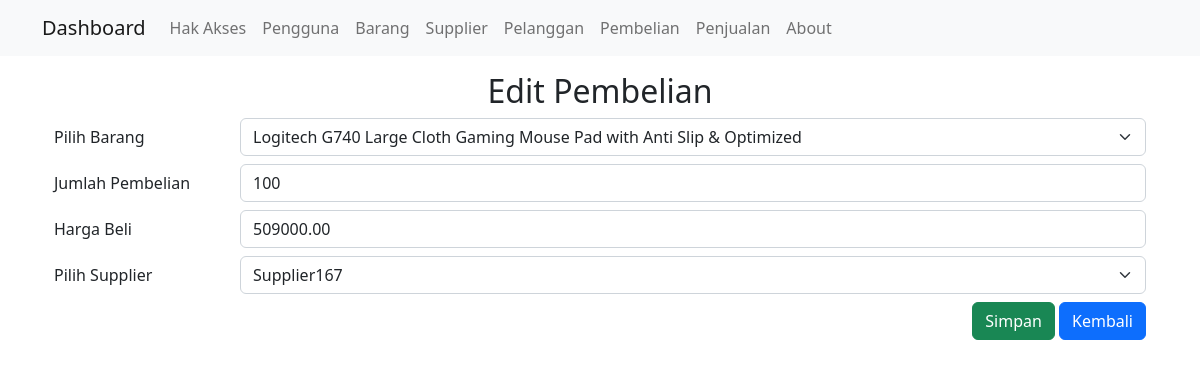
Page /public/pembelian/edit/1 on the committed database.
### tables this page shows
CREATE TABLE `pembelian` (
  `id_pembelian` bigint(20) NOT NULL,
  `jumlah_pembelian` int(11) NOT NULL,
  `harga_beli` decimal(13,2) NOT NULL,
  `id_pengguna` bigint(20) NOT NULL,
  `id_barang` bigint(20) NOT NULL,
  `id_supplier` bigint(20) NOT NULL DEFAULT 1
);

CREATE TABLE `barang` (
  `id_barang` bigint(11) NOT NULL,
  `nama_barang` varchar(255) NOT NULL,
  `keterangan` varchar(255) DEFAULT NULL,
  `satuan` varchar(20) DEFAULT NULL,
  `id_pengguna` bigint(20) NOT NULL
);

CREATE TABLE `supplier` (
  `id_supplier` bigint(20) NOT NULL,
  `nama_supplier` varchar(255) NOT NULL,
  `email` varchar(50) NOT NULL,
  `no_hp` varchar(15) NOT NULL,
  `alamat` varchar(255) NOT NULL
);

### app/core/Controller.php (called while the page is built, shortened)
<?php
class Controller{
    public function view($view, $data = [])
    {
        require_once '../app/views/' . $view . '.php';
    }
    public function model($model)
    {
        return new $model;
    }
}

### app/controllers/Pembelian.php (called while the page is built, shortened)
<?php
    class Pembelian extends Controller {
    public function edit($id){
        $data['title'] = 'Detail Pembelian';
        $data['pembelian'] = $this->model('PembelianModel')->getPembelianById($id);
        $data['barang'] = $this->model('BarangModel')->getAllBarang();
        $data['supplier'] = $this->model('SupplierModel')->getAllSupplier();
        $this->view('pembelian/edit', $data);
    }
}

### app/core/App.php (called while the page is built, shortened)
<?php
class App{
 protected $method = 'index';
 protected $params = [];
 public function __construct(){
    $url = $this->parseURL();
    if($url != null) {
      if(file_exists('../app/controllers/' . $url[0] . '.php')){
        unset($url[0]);
      }
    }
    $this->controller = new $this->controller;
    if(isset($url[1])){
      if(method_exists($this->controller, $url[1])){
        $this->method = $url[1];
        unset($url[1]);
      }
    }
    if(!empty($url)){
      $this->params = array_values($url);
    }
    call_user_func_array([$this->controller, $this->method], $this->params);
  }
  public function parseURL(){
    if( isset($_GET['url'])){
    $url = rtrim($_GET['url'], '/');
    $url = filter_var($url, FILTER_SANITIZE_URL);
    $url = explode('/',$url);
    return $url;
    }
  }
}

### public/index.php (called while the page is built, shortened)
<?php
$app = new App;

### app/core/Database.php (called while the page is built, shortened)
<?php
  class Database{
    private $host = DB_HOST;
    private $user = DB_USER;
    private $pass = DB_PASS;
    private $dbnm = DB_NAME;
    private $dbh;
    private $stmt;
    public function __construct()
    {
      $dsn = 'mysql:host='. $this->host .';dbname='. $this->dbnm;
      $option = [
        PDO::ATTR_PERSISTENT => true,
        PDO::ATTR_ERRMODE => PDO::ERRMODE_EXCEPTION
      ];
      try{
        $this->dbh = new PDO($dsn,$this->user,$this->pass, $option);
      }catch(PDOException $e){
        die($e->getMessage());
      }
    }
    public function query($query)
    {
      $this->stmt = $this->dbh->prepare($query);
    }
    public function bind($param, $value, $type = null){
      if(is_null($type)){
      switch (true) {
        default:
          $type = PDO::PARAM_STR;
        }
      }
      $this->stmt->bindValue($param, $value, $type);
    }
    public function execute()
    {
      $this->stmt->execute();
    }
    public function single()
    {
      $this->execute();
      return $this->stmt->fetch(PDO::FETCH_ASSOC);
    }
  }

### app/models/PembelianModel.php (called while the page is built, shortened)
<?php
   class PembelianModel {
      private $table = 'pembelian';
      private $db;
      public function __construct()
      {
         $this->db = new Database;
      }
      public function getPembelianById($id)
      {
         $this->db->query('SELECT * FROM ' . $this->table . ' INNER JOIN supplier ON '. $this->table . '.id_supplier = supplier.id_supplier INNER JOIN barang ON '. $this->table . '.id_barang = barang.id_barang INNER JOIN pengguna ON '. $this->table . '.id_pengguna = pengguna.id_pengguna WHERE id_pembelian = :id');
         $this->db->bind('id', $id);
         return $this->db->single();
      }
   }

### app/views/pembelian/edit.php (the view, shortened to what this page needs)
<div class="container mt-3"><div class="container mt-3">
    <div class="text-center">
        <h2>Edit Pembelian</h2>
    </div>
    <form action="<?= BASEURL; ?>/pembelian/updatePembelian/<?= $data['pembelian']['id_pembelian']; ?>" method="POST" enctype="multipart/form-data">
        <div class="form-group row mt-2">
            <label for="id_supplier" class="col-sm-2 col-form-label">Pilih Barang</label>
                <div class="col-sm-10">
                    <select name="id_barang" class="form-select" id="id_barang">
                        <option value="<?= $data['pembelian']['id_barang']; ?>"><?= $data['pembelian']['nama_barang']; ?></option>
                    </select>
                </div>
        </div>
        <div class="form-group row mt-2">
            <label for="jumlah_pembelian" class="col-sm-2 col-form-label">Jumlah Pembelian</label>
            <div class="col-sm-10">
                <input class="form-control" type="text" name="jumlah_pembelian" placeholder="Jumlah Pembelian" value="<?= $data['pembelian']['jumlah_pembelian']; ?>">
            </div>
        </div>
        <div class="form-group row mt-2">
            <label for="harga_beli" class="col-sm-2 col-form-label">Harga Beli</label>
            <div class="col-sm-10">
                <input class="form-control" type="text" name="harga_beli" placeholder="Harga Beli" value="<?= $data['pembelian']['harga_beli']; ?>">
            </div>
        </div>
        <div class="form-group row mt-2">
            <label for="id_supplier" class="col-sm-2 col-form-label">Pilih Supplier</label>
                <div class="col-sm-10">
                    <select name="id_supplier" class="form-select" id="id_supplier" >
                        <option value="<?= $data['pembelian']['id_supplier']; ?>"><?= $data['pembelian']['nama_supplier']; ?></option>
                    </select>
                </div>
        </div>
        <div class="text-end">
            <input type="submit" value="Simpan" class="btn btn-success mt-2">
            <a href="<?= BASEURL; ?>/pengguna" class="btn btn-primary mt-2">Kembali</a>
        </div>
    </form>
</div>

### rows in the picture
pembelian: id_barang "Logitech G740 Large Cloth Gaming Mouse Pad with Anti Slip & Optimized", jumlah_pembelian "100", harga_beli "509000.00", id_supplier "Supplier167"
